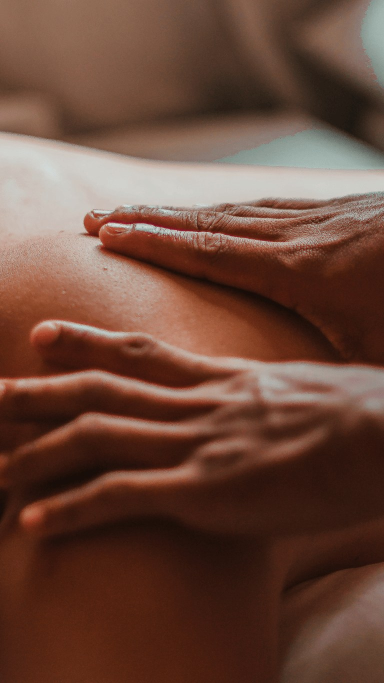
#> input picture images/aroma/coran-spa-bangkok-aroma-src-01.jpg, 768 x 1366 px (shown at 1/2 size); its folder holds only this picture in this run
$ python -i brandkit.py   (imports and definitions only)
#> lines starting #> are read from the running program, lines starting #| are printed output that depends on the picture
### src/config.py
"""
設定の単一情報源（Single Source of Truth）。
すべての秘密情報は環境変数（GitHub Secrets）から読む。ソース直書きは禁止。
"""
import os


def _require(name: str) -> str:
    val = os.environ.get(name, "").strip()
    if not val:
        raise SystemExit(f"[CONFIG ERROR] 環境変数 {name} が未設定です。GitHub Secrets を確認してください。")
    return val


def _optional(name: str, default: str = "") -> str:
    return os.environ.get(name, default).strip()


# --- Instagram Graph API ---
IG_USER_ID = _require("IG_USER_ID")          # Instagram ビジネスアカウントID
IG_ACCESS_TOKEN = _require("IG_ACCESS_TOKEN")  # 長期アクセストークン（60日・自動更新）
GRAPH_API_VERSION = _optional("GRAPH_API_VERSION", "v21.0")

# --- 画像の公開配信ベースURL ---
# 例: https://raw.githubusercontent.com/<owner>/<repo>/main/images
# z.com を完全に捨て、GitHub の raw URL で画像を公開する。
IMAGE_BASE_URL = _require("IMAGE_BASE_URL").rstrip("/")

# --- Google レビュー（任意：レビュー投稿を使う場合のみ）---
GOOGLE_PLACES_API_KEY = _optional("GOOGLE_PLACES_API_KEY")
GOOGLE_PLACE_ID = _optional("GOOGLE_PLACE_ID")

# --- LINE 通知（任意：投稿候補をスマホに飛ばしたい場合のみ）---
LINE_CHANNEL_ACCESS_TOKEN = _optional("LINE_CHANNEL_ACCESS_TOKEN")
LINE_TO_USER_ID = _optional("LINE_TO_USER_ID")

# --- スポット空き自動告知（任意・既定OFF）---
#   SPOT_SNS="on" のときだけ prepare-spot が候補を作る。SPOT_ANNOUNCE_URL は
#   予約バックエンドの GET /api/spot-announcement?channel=sns（投稿可能キャプションを返す）。
SPOT_SNS = _optional("SPOT_SNS")               # "on" で有効化
SPOT_ANNOUNCE_URL = _optional("SPOT_ANNOUNCE_URL")  # 例: https://book.coranbangkok.com/api/spot-announcement?channel=sns

# --- Google Business Profile 投稿（任意・既定OFF）---
#   GBP_POST="on" のときだけ prepare-gbp が候補を作る。GBP_ANNOUNCE_URL は ?channel=gbp。
#   実投稿(publish-gbp)は GBP(Business Profile) API の OAuth が必要（ピンク/レッド + Takuro）。
GBP_POST = _optional("GBP_POST")                     # "on" で有効化
GBP_ANNOUNCE_URL = _optional("GBP_ANNOUNCE_URL")     # 例: https://book.coranbangkok.com/api/spot-announcement?channel=gbp
GBP_ACCESS_TOKEN = _optional("GBP_ACCESS_TOKEN")     # OAuth2 アクセストークン（Business Profile スコープ）
GBP_ACCOUNT = _optional("GBP_ACCOUNT")               # 例: accounts/1234567890
GBP_LOCATION = _optional("GBP_LOCATION")             # 例: locations/9876543210
GBP_LANG = _optional("GBP_LANG", "en")               # 投稿言語（GBP投稿は単一言語）

# --- 画像のブランド化（CORAN Frame）---
#   画像は必ず CORAN Frame（4:5・1080x1350）を通す。2026-09-22 社長指示で「素材そのまま」の
#   経路（旧 BRAND_IMAGE=off）は撤去した。生成に失敗したら、その回は候補を作らない。

# --- スマホ承認（Claude の非公開 Artifact・2026-09-22〜）---
#   社長の端末の公開鍵（SPKI の base64・改行かカンマ区切り）。GitHub の Actions 変数に置く。
#   未設定なら投稿しない（fail-closed）。
IG_APPROVER_PUBKEYS = _optional("IG_APPROVER_PUBKEYS")
QUEUE_BRANCH = "ig-queue"   # 承認待ちの画像と署名つき承認を置くブランチ（main には置かない）

# --- パス ---
ROOT = os.path.dirname(os.path.dirname(os.path.abspath(__file__)))
IMAGES_DIR = os.path.join(ROOT, "images")
STATE_DIR = os.path.join(ROOT, "state")
MANIFEST_PATH = os.path.join(IMAGES_DIR, "manifest.json")
USED_STATE_PATH = os.path.join(STATE_DIR, "used.json")
ROTATION_STATE_PATH = os.path.join(STATE_DIR, "rotation.json")
FONTS_DIR = os.path.join(ROOT, "fonts")
ASSETS_DIR = os.path.join(ROOT, "assets")
MARK_PATH = os.path.join(ASSETS_DIR, "coran-mark.png")
GENERATED_DIR = os.path.join(IMAGES_DIR, "generated")
CANDIDATE_PATH = os.path.join(ROOT, "candidate.json")
GBP_CANDIDATE_PATH = os.path.join(ROOT, "gbp_candidate.json")
POSTED_SLOTS_PATH = os.path.join(STATE_DIR, "posted_slots.json")

### src/brandkit.py
# -*- coding: utf-8 -*-
"""
CORAN Frame — SNS画像のブランド化エンジン。

素材写真（ほとんどが 1366x768 の 16:9）を、Instagram で最も大きく表示される
4:5（1080x1350）の「CORAN の画」へ変換する。

【設計の芯】
- 比率   : 4:5 固定。16:9 のままだとフィード占有面積が約 1/1.8 になる
- トーン : CORAN のカラーグレードで統一。出典がバラバラでも一本の作品に見せる
- リズム : A(写真) / B(クリーム地) / C(深ブラウン地) を巡回し、3列グリッドで明暗を市松に
- 出典   : coran-bangkok の globals.css（Gold/Brown/Cream/Sage + Playfair + Noto Sans JP）

外部APIは使わない（Pillow + numpy のみ・追加費用ゼロ）。
"""
import math
import os

import numpy as np
from PIL import Image, ImageDraw, ImageFont, ImageFilter

import config

W, H = 1080, 1350
M = 84

# --- brand tokens（coran-bangkok/src/app/globals.css と同じ値） ---
GOLD = (201, 169, 110)        # #C9A96E
GOLD_LIGHT = (232, 213, 168)  # #E8D5A8
BROWN = (79, 56, 52)          # #4F3834
BROWN_DARK = (46, 32, 30)
CREAM = (250, 246, 240)       # #FAF6F0

# 切り出したあとの幅がこれ未満なら、A(全面)ではなく C(額装)へ逃がす
MIN_CROP_W = 560


# ---------------------------------------------------------------- fonts
_FONT_CACHE = {}


# [65 lines left out: functions font, _tw, _text_ls, _wrap_en, _wrap_jp, not called in this run]


# ---------------------------------------------------------------- grade
def grade(im, strength=1.0):
    """ストック写真のバラバラな色を CORAN のトーンへ寄せる。

    彩度を少し落とす → ゆるいSカーブ → 影にブラウン・ハイライトにゴールド → 弱いヴィネット。
    """
    a = np.asarray(im.convert("RGB")).astype(np.float32) / 255.0
    lum = (a[..., 0] * 0.299 + a[..., 1] * 0.587 + a[..., 2] * 0.114)[..., None]
    a = lum + (a - lum) * (1 - 0.16 * strength)
    a = np.clip(a, 0, 1)
    a = a + (a * (1 - a)) * (a - 0.5) * 0.55 * strength
    sh = np.clip(1 - lum * 1.6, 0, 1)
    hi = np.clip((lum - 0.45) / 0.55, 0, 1)
    a += sh * (np.array(BROWN_DARK) / 255.0 - 0.18) * 0.30 * strength
    a += hi * (np.array(GOLD_LIGHT) / 255.0 - 0.88) * 0.45 * strength
    a = np.clip(a, 0, 1)
    out = (a * 255).astype(np.uint8)

    h, w = out.shape[:2]
    yy, xx = np.mgrid[0:h, 0:w]
    r = np.sqrt(((xx - w / 2) / (w / 2)) ** 2 + ((yy - h / 2) / (h / 2)) ** 2)
    v = np.clip(1 - 0.20 * strength * np.clip(r - 0.55, 0, None) / 0.9, 0, 1)[..., None]
    return Image.fromarray((out.astype(np.float32) * v).clip(0, 255).astype(np.uint8))


# ---------------------------------------------------------------- crop
# [4 lines left out: function crop_width_for, not called in this run]


def smart_crop(im, ratio=W / H):
    """中央切りではなく「情報量が多いところ」を残して切る（顔や手が切れにくい）。"""
    im = im.convert("RGB")
    iw, ih = im.size
    if iw / ih > ratio:
        nw = int(ih * ratio)
        g = np.asarray(im.convert("L").filter(ImageFilter.FIND_EDGES)).astype(np.float32)
        col = g.sum(axis=0)
        k = max(1, nw // 8)
        sm = np.convolve(col, np.ones(k) / k, mode="same")
        win = np.convolve(sm, np.ones(nw), mode="same")
        x = int(np.clip(int(np.argmax(win)) - nw // 2, 0, iw - nw))
        im = im.crop((x, 0, x + nw, ih))
    else:
        nh = int(iw / ratio)
        y = int((ih - nh) * 0.38)   # 人物は少し上寄せが自然
        im = im.crop((0, y, iw, y + nh))
    return im.resize((W, int(round(W / ratio))), Image.LANCZOS)


# ---------------------------------------------------------------- parts
_MARK = None


def _mark_alpha():
    global _MARK
    if _MARK is None:
        _MARK = Image.open(config.MARK_PATH).convert("RGBA").getchannel("A")
    return _MARK


def mark(size, color):
    a = _mark_alpha()
    a = a.resize((size, max(1, int(size * a.height / a.width))), Image.LANCZOS)
    layer = Image.new("RGBA", a.size, color + (0,))
    layer.putalpha(a)
    return layer


def lockup(canvas, d, cx, y, color, scale=1.0, sub="BOUTIQUE SPA  ·  BANGKOK"):
    m = mark(int(58 * scale), color)
    canvas.paste(m, (int(cx - m.width / 2), int(y)), m)
    _text_ls(d, (cx, y + m.height + 16), "CORAN", font("pf", int(34 * scale), 500),
             color, ls=int(9 * scale), center=True)
    if sub:
        _text_ls(d, (cx, y + m.height + 16 + int(46 * scale)), sub,
                 font("jp", int(15 * scale), 400), color, ls=int(4 * scale), center=True)


# [140 lines left out: functions stars, arch_mask, scrim, layout_editorial, layout_testimonial, layout_sanctuary, not called in this run]


LAYOUTS = {"A": layout_editorial, "B": layout_testimonial, "C": layout_sanctuary}


# ---------------------------------------------------------------- story (9:16)
STORY_W, STORY_H = 1080, 1920


def layout_story_bg(photo_path):
    """S: IG ストーリー用の背景（9:16）。★文字を焼かない。

    本日の空き時刻などは投稿の直前に載せる（毎日変わるため）ので、ここで作るのは
    「CORAN の絵」だけ＝階調・トリミング・スクリム・ロックアップ・所在地。
    上下は IG の UI（プロフィール行と返信バー）に隠れるので、文字を置くのは中央帯だけに限る。
    """
    r = STORY_W / STORY_H
    base = grade(smart_crop(Image.open(photo_path), r)).convert("RGB")
#> in smart_crop, im is the input picture: PIL image 768x1366 RGB; mean R, G, B 106.9, 72.5, 58.5
#> in grade, `lum = (a[..., 0] * 0.299 + a[..., 1] * 0.587 + a[..., 2] * 0.114)[...,..`:
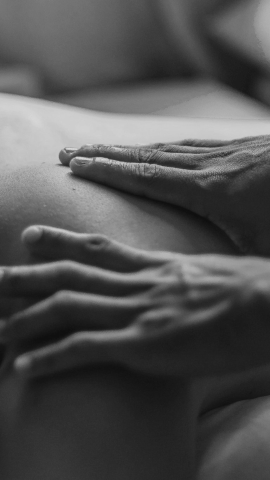
#> lum: shape (1920, 1080, 1) float32 (shown at 1/4 size); min 0.0534, max 0.91, mean 0.318
#> in grade, `sh = np.clip(1 - lum * 1.6, 0, 1)`:
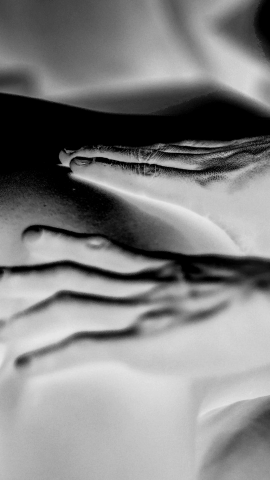
#> sh: shape (1920, 1080, 1) float32 (shown at 1/4 size); min 0, max 0.915, mean 0.512
#> in grade, `hi = np.clip((lum - 0.45) / 0.55, 0, 1)`:
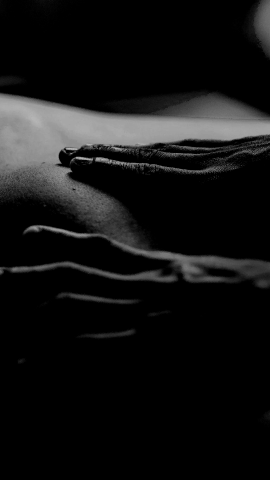
#> hi: shape (1920, 1080, 1) float32 (shown at 1/4 size); min 0, max 0.836, mean 0.0775
#> in grade, `return Image.fromarray((out.astype(np.float32) * v).clip(0, 255).astyp..`:
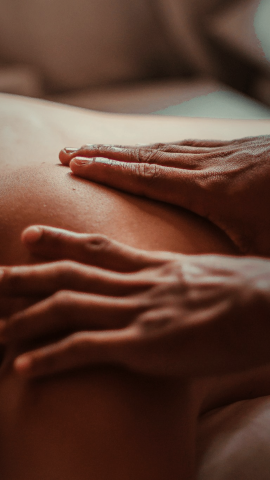
#> returned value: PIL image 1080x1920 RGB (shown at 1/4 size); mean R, G, B 94.4, 63.3, 50.6
    if base.size != (STORY_W, STORY_H):
        base = base.resize((STORY_W, STORY_H), Image.LANCZOS)

    # 中央帯に文字が載るので、全体を均一に落としたうえで上下を少し締める。
    overlay = Image.new("RGB", (STORY_W, STORY_H), BROWN_DARK)
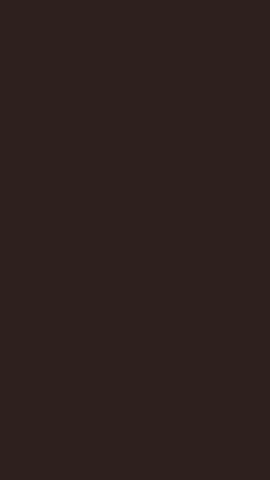
#> overlay: PIL image 1080x1920 RGB (shown at 1/4 size); mean R, G, B 46, 32, 30
    base = Image.blend(base, overlay, 0.42)
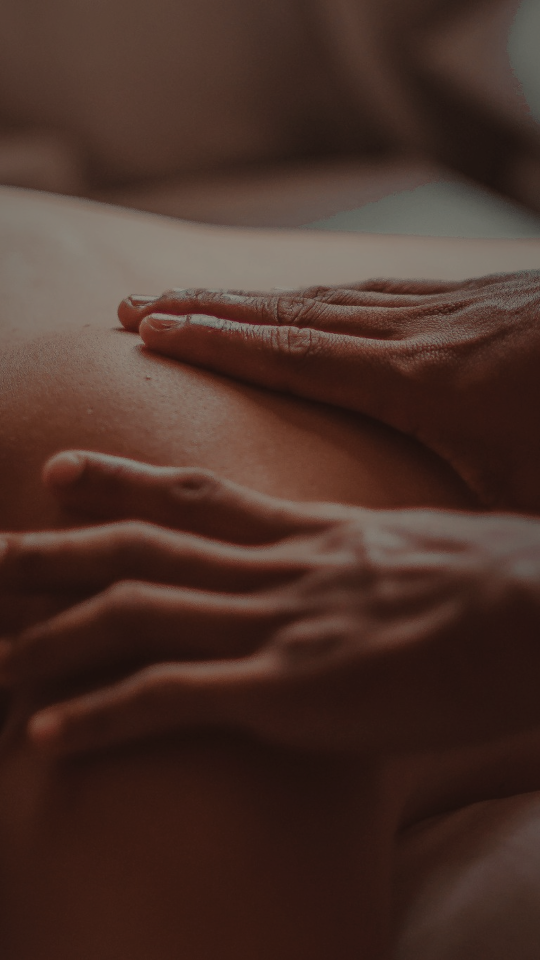
#> base: PIL image 1080x1920 RGB (shown at 1/2 size); mean R, G, B 73.6, 49.6, 41.4

    d = ImageDraw.Draw(base)
    lockup(base, d, STORY_W / 2, 210, CREAM, 0.9)
    _text_ls(d, (STORY_W / 2, STORY_H - 250), "SUKHUMVIT SOI 15  ·  BANGKOK",
             font("jp", 22, 400), (214, 200, 186), ls=4, center=True)
    return base

#> (the run stopped early here; a loop or call above may not have finished)

$ run again, on images/aroma/coran-spa-bangkok-aroma-src-02.jpg
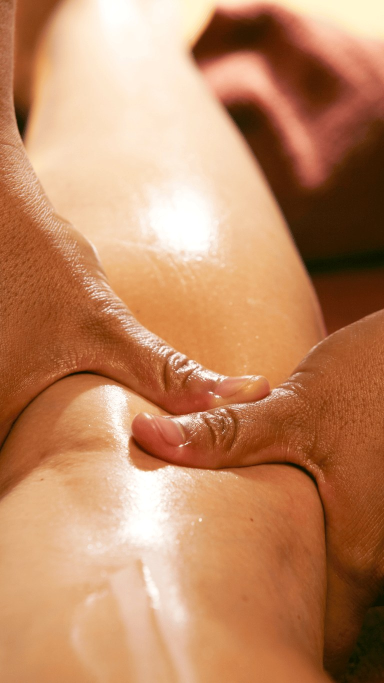
#> input picture images/aroma/coran-spa-bangkok-aroma-src-02.jpg, 768 x 1366 px (shown at 1/2 size)
#> in smart_crop, im is the input picture: PIL image 768x1366 RGB; mean R, G, B 191.1, 136.4, 99.3
#> im: PIL image 768x1365 RGB
#> in grade, `hi = np.clip((lum - 0.45) / 0.55, 0, 1)`:
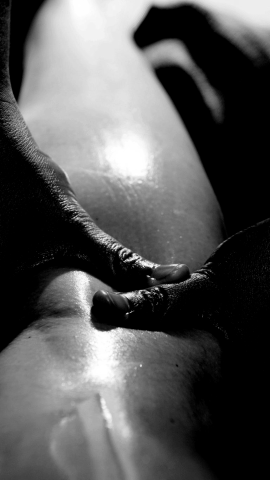
#> hi: shape (1920, 1080, 1) float32 (shown at 1/4 size); min 0, max 1, mean 0.338
#> in layout_story_bg, `base = Image.blend(base, overlay, 0.42)`:
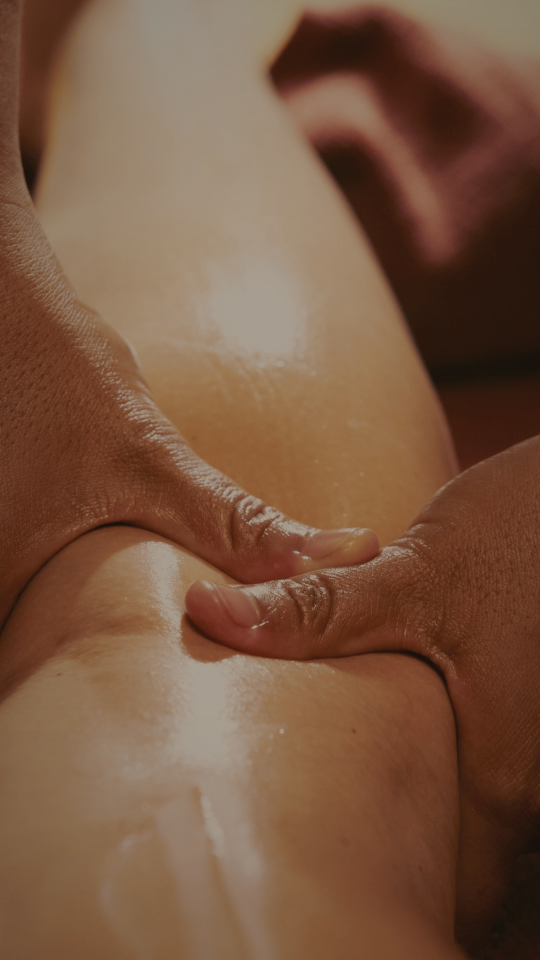
#> base: PIL image 1080x1920 RGB (shown at 1/2 size); mean R, G, B 121.7, 87.3, 64.8
